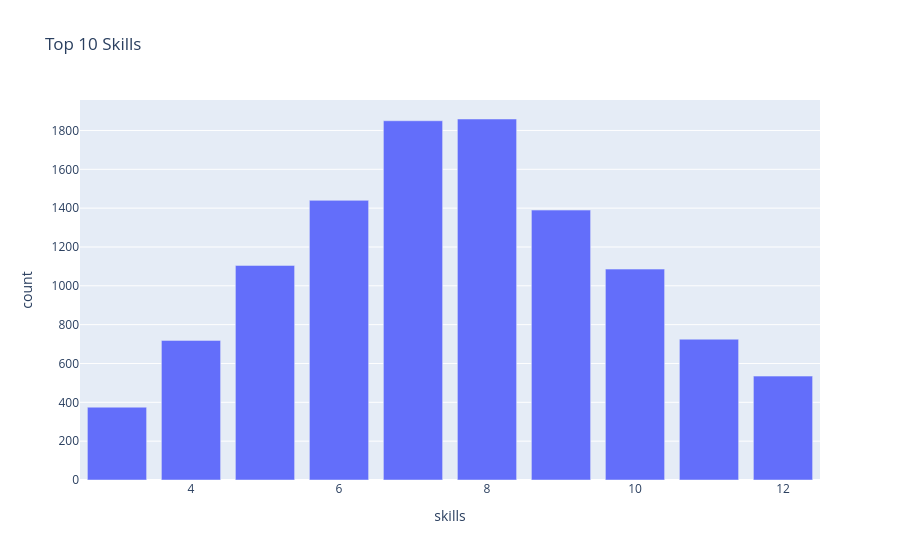

Write notebook code for a chart like this one.
### Code cell
# Top Skills — Bar Chart
import plotly.express as px

skills = df['skills'].value_counts().head(10).reset_index()

fig = px.bar(
    skills,
    x='skills',
    y='count',
    title='Top 10 Skills'
)

fig.show()

### Figure 1 — Plotly figure (JSON) as saved in the notebook; plotly's stock layout.template omitted (floating-point values rounded to 4 significant figures)
{"data": [{"hovertemplate": "skills=%{x}<br>count=%{y}<extra></extra>", "legendgroup": "", "marker": {"color": "#636efa", "pattern": {"shape": ""}}, "name": "", "orientation": "v", "showlegend": false, "textposition": "auto", "type": "bar", "x": [8, 7, 6, 9, 5, 10, 11, 4, 12, 3], "xaxis": "x", "y": [1859, 1850, 1440, 1390, 1105, 1086, 725, 719, 535, 375], "yaxis": "y"}], "layout": {"barmode": "relative", "legend": {"tracegroupgap": 0}, "title": {"text": "Top 10 Skills"}, "xaxis": {"anchor": "y", "domain": [0, 1], "title": {"text": "skills"}}, "yaxis": {"anchor": "x", "domain": [0, 1], "title": {"text": "count"}}}}
